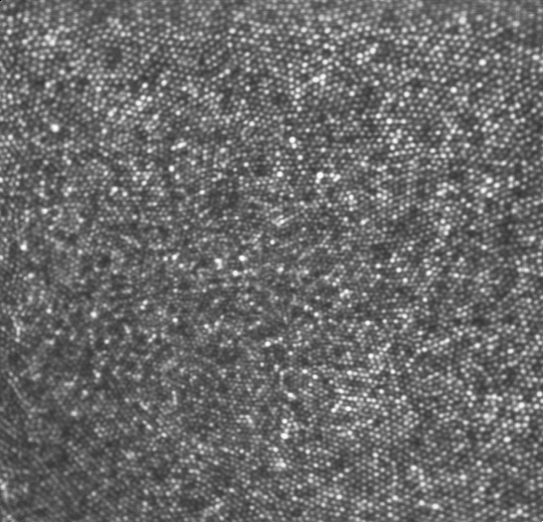
#> input picture mba-02/reference.png, 543 x 522 px
$ jupyter execute MBA_02.ipynb
#> lines starting #> are read from the running program, lines starting #| are printed output that depends on the picture; after the words box and inside, x2 and y2 are one past the last pixel; in counts of white or black regions, pixels touching at a corner belong together
<center> <h5>Wintersemester 2024/25</h5> </center>
<center> <h1>Medizinische Bildanalyse</h1> </center>
<center> <h3>Aufgabenblatt 2</h3> </center>
<center> <h5>21. Oktober 2024</h5> </center>
<center> <h5>
    Prof. Dr. Thomas Schultz,
    <a href = "mailto: jlen@uni-bonn.de">Jonathan Lennartz</a>,
    <a href = "mailto: jgruen@uni-bonn.de">Dr. Johannes Grün</a>
</h5> </center>
<center> <h5>Abgabefrist: <b>28.10.2024, 10:00 Uhr, via eCampus</b></h5> </center>
</br>

* Bei Fragen bezüglich der Aufgaben nutzt das Forum in eCampus

* Die Aufgaben können in Gruppen von **bis zu drei** Studierenden abgegeben werden (eine Abgabe pro Gruppe). Findet euch dazu auf eCampus in Teams zusammen.
* Ladet die Abgaben in einem Zip-Archiv hoch. Es sollte das Notebook selbst, einen Export als HTML oder PDF und alle nötigen Datein enthalten, um die Ergebnisse zu reproduzieren.

### Aufgabe 1 (Histogrammausgleich und Histogramm-Matching, 18 Punkte)

Adaptive optics scanning light ophthalmoscopy (AOSLO) ist ein in vivo Bildgebungsverfahren für Zapfen- und Stäbchenrezeptoren der menschlichen Retina (siehe Abbildung 1; Helle Punkte weisen auf Photorezeptoren hin). Während des Prozesses enstehen Zwischenergebnisse in niedrigerer Qualität (rechts) bevor ein endgültiges Ergebnis in hoher Qualität verfügbar ist (links). In dieser Aufgabe lernen wir verschiedene Bildverarbeitungstechniken kennen, die zu einem ganz ähnlichen Ergebnis führen. Wir nutzen dafür die Verfahren von scikit-image.

<table><tr>
    <td> </td>
    <td></td>
</tr></table>
Abbildung 1: AOSLO Referenzbild in hoher Qualität (links). Version mit niedrigem Kontrast (rechts).

Schreibt eine Funktion, die als Eingabe zwei Bilder erwartet und sowohl die Bilder selbst, als auch deren Histogramme in einem Plot darstellt. Benutzt verschiedene Farben mit geeigneter Transparenz um überlappende Wertebereiche sichtbar zu machen. Wendet die Funktion auf die Bilder reference.png und aoslo.png an. *Tipp: matplotlib bietet Funktionen für das Plotten von Histogrammen.* (4P)

[cell 1]
# Importiert Bibliotheken
import numpy as np
import skimage as ski
import matplotlib.pyplot as plt

[cell 2]
# Definiert eure Funktion
def plot_hist_overlap(img1, img2):
    fig, axes = plt.subplots(1, 3)

    axes[0].set_title("Histogram")
    axes[0].hist(img1.flatten(), bins=64, color=('red', 0.5), label="Image 1")
    axes[0].hist(img2.flatten(), bins=64, color=('green', 0.5), label="Image 2")
    axes[0].legend()

    axes[1].set_title("Image 1")
    axes[1].imshow(img1, cmap="gray")

    axes[2].set_title("Image 2")
    axes[2].imshow(img2, cmap="gray")

    fig.set_figwidth(15)

    plt.show()


img_ref = ski.io.imread("reference.png")
#> img_ref is the input picture: shape (522, 543); min 0, max 255, mean 106.6
img_aoslo = ski.io.imread("aoslo.png")
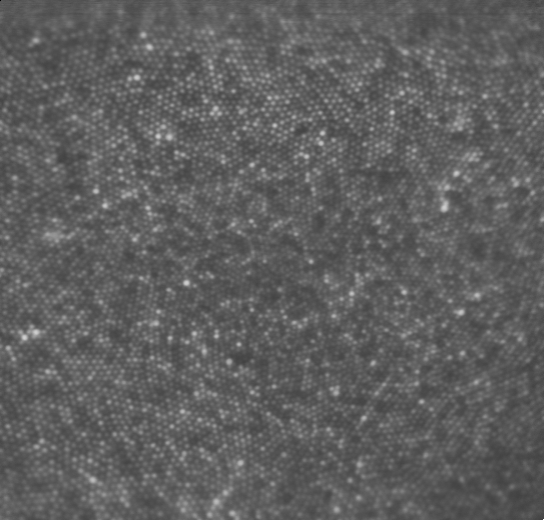
#> input picture mba-02/aoslo.png, 544 x 520 px
#> img_aoslo is the input picture: shape (520, 544); min 0, max 255, mean 95.3

plot_hist_overlap(img_ref, img_aoslo)

Schreibt eine Funktion zum Histogrammausgleich und gleicht damit das Histogram vom AOSLO-Bild in niedriger Qualität dem in hoher Qualität an. *Tipp: In der scikit-image Bibliothek findet ihr Funktionen, die euch diese und die folgenden Aufgaben erleichtern.* (2P)

[cell 3]
# Definiert eure Funktion

def hist_equalization(img_in, img_target):
    return ski.exposure.equalize_hist(img_in, nbins=256)
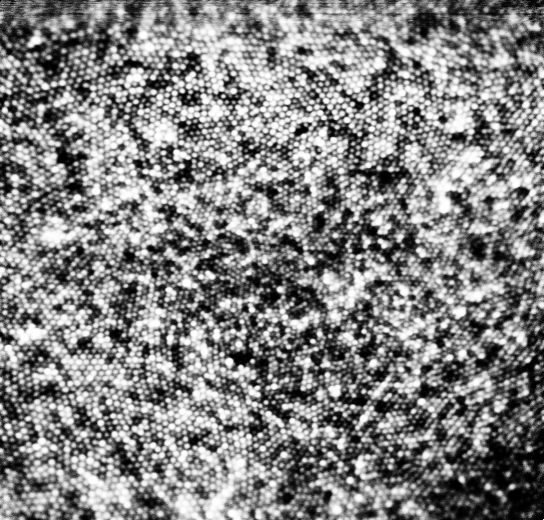
#> returned value: shape (520, 544) float64; min 3.54e-06, max 1, mean 0.512

Neben dem regulären Histogrammausgleich bietet *scikit-image* auch einen *adaptiven* Histogrammausgleich an. Findet heraus, wie sich dieser von dem in der Vorlesung besprochenen Histogrammausgleich unterscheidet und wendet ihn auf das AOSLO-Bild in niedriger Qualität an. Visualisiert die Ergebnisse beider Varianten und vergleicht. Bezieht dabei sowohl die resultierenden Histogramme, als auch die verbesserten Bilder mit ein. Welche Methode eignet sich besser für diese Aufgabe? Könnt ihr euch einen Fall vorstellen, indem die jeweils andere Methode geeigneter wäre? Gebt ein Beispiel. Welche Auswirkung hat es, wenn man die Kerngröße in der adaptiven Variante ändert? *Tipp: Ihr könnt die Plot-Funktion aus der vorherigen Aufgabe nutzen* (6P)

[cell 4]
# Definiert eure Funktion

def adaptive_hist_equalization(img_in, img_target):
	return ski.exposure.equalize_adapthist(img_in, nbins=256)

img_eq = hist_equalization(img_aoslo, img_ref)
img_adapteq = adaptive_hist_equalization(img_aoslo, img_ref)

plot_hist_overlap(img_eq, img_adapteq)

Der Unterschied besteht darin das mehrere Histogramme bei Adaptiven Histogrammausgleich berechnet werden welche zu unterschiedlichen Bereichen des Bildes gehören. Es verändert dann Helligkeitsverteilung des Bildes. Dadurch das wir global Rezeptoren untersuchen wollen ist es sinvoller das Histogrammausgleichsverfahren aus der Vorlesunzgu Nutzen, welches das Bild Global betrachtet.

Statt eine Gleichverteilung aller Intensitäten strebt ein *Histogramm-Matching* dasselbe Histogramm an wie in einem Referenzbild. Auch dies ist in *scikit-image* implementiert. Schreibt eine dritte Funktion um das Histogram eines Bildes dem eines anderen anzugleichen und wendet sie an wie zuvor. Vergleicht das verbessert Bild mit den Resultaten eures Histogrammausgleichs aus vorherigen Aufgaben. Leitet ähnlich wie in der Vorlesung eine Formel für *histogram matching* her und begründet, warum ein Histogrammausgleich einen Spezialfall darstellt. *Tipp: Auch hier lohnt sich ein Blick in die scikit image Bibliothek* (6P)

[cell 5]
# Definiert eure Funktion

def hist_matching(img_in, img_target):
    return ski.exposure.match_histograms(img_in, img_target)

img_match = hist_matching(img_aoslo, img_ref)
plot_hist_overlap(img_match, img_ref)

### Aufgabe 2 (Finite Differenzen, 10 Punkte)

a) In der Vorlesung haben wir die Berechnung von Bildgradienten mittels finiter Differenzen kennen gelernt. Die Vorwärtsdifferenz in x-Richtung ist dabei gegeben durch:
$$\frac{\delta f}{\delta x}[x,y] \approx F[x+1, y] - F[x, y]$$

Diese Formel geht davon aus, dass Pixel eine Einheit breit sind. Wie müssen wir sie modifizieren, um eine abweichende Breite $h_x$ zu berücksichtigen? (1P)

_Lösung:_ $\frac{\partial f}{\partial x} [x,y] \approx \frac{F[x + h_x, y] - F[x,y]}{h_{x}}$

b) Im Gegensatz zur Vorwärtsdifferenz bezieht die **zentrale** Differenz, wie der Name vermuten lässt, die benachbarten Pixel auf beiden Seiten mit ein. Leitet unter Berücksichtigung der Pixelbreit $h_x$ die dazugehörige Formel her. (1P)

_Lösung:_ $\frac{\partial f}{\partial x} [x,y] \approx \frac{F[x + h_x, y] - F[x - h_x,y]}{2 \cdot h_{x}}$

c) Betrachtet die Taylorreihenentwicklung von $f$ und vergleicht sie mit den Formeln für die zentrale und die Vorwärtsdifferenz. Welcher Approximationsfehler für die Berechnung der ersten Ableitung ergibt sich jeweils? Konvergieren beide Formeln gegen die kontinuierliche Ableitung, wenn wir dasselbe Bild mit einem immer feiner aufgelösten Pixelgitter betrachten $(h_x\rightarrow 0)$? Wenn ja, konvergiert eine davon schneller als die andere? (5P)

_Lösung:_
Taylorreihenentwicklung von $ f(x_0 + h_x) $ um $ x_0 $:

$$
f(x_0 + h_x) = f(x_0) + f'(x_0) (x_0 + h_x - x_0) + \frac{f''(x_0)}{2} (x_0 + h_x - x_0)^2 + \mathcal{O}((x_0 + h_x - x_0)^3) = f(x_0) + f'(x_0) h_x + \frac{f''(x_0)}{2} h_x^2 + \mathcal{O}(h_x^3)
$$

Analog für $ f(x_0 - h_x) $:

$$
f(x_0 - h_x) = f(x_0) - f'(x_0) h_x + \frac{f''(x_0)}{2} h_x^2 - \mathcal{O}(h_x^3)
$$

### Vorwärtsdifferenz:

Die Formel für die Vorwärtsdifferenz ist:
$$
f'_{\text{vorwärts}}(x_0) = \frac{f(x_0 + h_x) - f(x_0)}{h_x}
$$
Setzen wir die Taylorreihe für $ f(x_0 + h_x) $ ein:
$$
f'_{\text{vorwärts}}(x_0) = \frac{f(x_0) + f'(x_0) h_x + \frac{f''(x_0)}{2} h_x^2 + \mathcal{O}(h_x^3) - f(x_0)}{h_x} = f'(x_0) + \frac{f''(x_0)}{2} h_x + \mathcal{O}(h_x^2)
$$
Der Approximationsfehler ist also $ \mathcal{O}(h_x) $, also von erster Ordnung.

### Zentrale Differenz:

Die zentrale Differenz lautet:
$$
f'_{\text{zentral}}(x_0) = \frac{f(x_0 + h_x) - f(x_0 - h_x)}{2 h_x}
$$
Setzen wir die Taylorreihen für $ f(x_0 + h_x) $ und $ f(x_0 - h_x) $ ein:
$$
f'_{\text{zentral}}(x_0) = \frac{f(x_0) + f'(x_0) h_x + \frac{f''(x_0)}{2} h_x^2 + \mathcal{O}(h_x^3) - f(x_0) + f'(x_0) h_x - \frac{f''(x_0)}{2} h_x^2 + \mathcal{O}(h_x^3)}{2 h_x} = \frac{2 f'(x_0) \cdot h_x + \mathcal{O}(h_x^3)}{2 h_x} = f'(x_0) + \mathcal{O}(h_x^2)
$$
Der Approximationsfehler ist also $ \mathcal{O}(h_x^2) $, also von zweiter Ordnung.

### Vergleich und Konvergenz:

Beide Formeln konvergieren gegen die kontinuierliche Ableitung, aber die zentrale Differenz konvergiert schneller, da sie einen Fehler in $ \mathcal{O}(h_x^2) $. Für $h_x \to 0$ ist geht dieser schneller gegen 0 als $\mathcal{O}(h_x)$

d) Schreibt eine Python-Funktion, die für jeden Pixel eines Bildes die Ableitung in x-Richtung sowie die Gradientennorm wahlweise mit der zentralen oder der Vorwärtsdifferenz berechnet. Wendet sie anschließend auf das Bild _img_ an, das sich in der folgenden Code-Zelle befindet. Seht ihr einen Vorteil von der einen zur anderen Variante? (3P)
_Tipp: Ihr findet eine Faltungsoperation z.B. in scipy._

_Lösung:_

[cell 6]
# Lösung
import numpy as np
import matplotlib.pyplot as plt
import scipy as sp

img = np.zeros((32, 32))
img[8:-8, 16:20] = 1

def zentrale_differenz(img):
	kernel = np.zeros((3, 3))
	kernel[1, 0] = -1
	kernel[1, 1] = 1

	return sp.signal.convolve(img, kernel)

def vorwaerts_differenz(img):
	kernel = np.zeros((3, 3))
	kernel[1, 0] = -0.5
	kernel[1, 2] = 0.5

	return sp.signal.convolve(img, kernel)

fig, axes = plt.subplots(1, 3)

axes[0].imshow(img)
axes[0].set_title("Original")

axes[1].imshow(zentrale_differenz(img))
axes[1].set_title("Zentrale differenz")

axes[2].imshow(vorwaerts_differenz(img))
axes[2].set_title("Vorwärtsdifferenz")

plt.show()
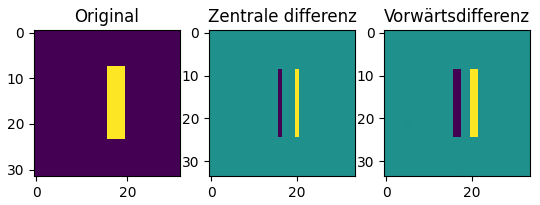
#> figure drawn by matplotlib, 3 panels

### Aufgabe 3 (Median-Filter, 10 Punkte)

In dieser Aufgabe beschäftigen wir uns mit dem nicht-linearen Median-Filter und vergleichen ihn mit einem linearen Filter aus der Vorlesung.
</br>
a) Lest das Bild brain.png aus dem Archiv des Arbeitsblattes in den Arbeitsspeicher. Verrauscht das Bild mit Salz-und-Pfeffer-Rauschen, indem ihr 5000 zufällig ausgewählte Pixel entweder schwarz oder weiß färbt. (2P)

[cell 7]
# Lösung hier
import skimage as ski
import numpy as np
import matplotlib.pyplot as plt

# Lest das Bild ein
img_brain = ski.io.imread("brain.png")
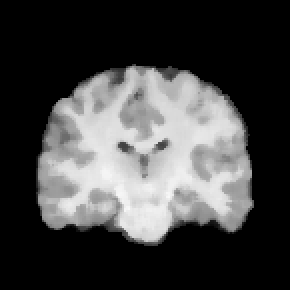
#> input picture mba-02/brain.png, 145 x 145 px (shown 2 times larger)
#> img_brain is the input picture: shape (145, 145); min 0, max 249, mean 67.5

# schreibt eine Funktion zum Verrauschen von Bildern
def salt_and_pepper(img, n_pixels=5000):
#> called with n_pixels = 5000
    img_noisy = np.copy(img)

    for i in range(n_pixels):
        x = np.random.randint(0, len(img_noisy))
        y = np.random.randint(0, len(img_noisy[0]))

        img_noisy[x, y] = np.random.randint(0, 2) * 255
#> this loop made 5000 passes
#> (x, y) on passes 1 to 3: (47, 117), (67, 103), (21, 36)
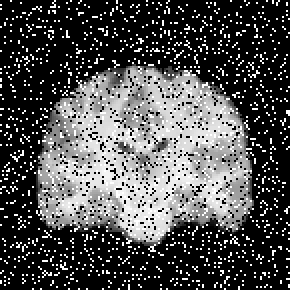
#> img_noisy: shape (145, 145) (shown 2 times larger); 14.88% of pixels changed, all inside (x1, y1, x2, y2) = (0, 0, 145, 145)

    return img_noisy

img_salt_pepper_brain = salt_and_pepper(img_brain)

# Anzeige
fig, axes = plt.subplots(1, 2)

axes[0].imshow(img_brain, cmap="gray")
axes[0].set_title("Vorher")

axes[1].imshow(img_salt_pepper_brain, cmap="gray")
axes[1].set_title("Nachher")

plt.show()

b) Das Ergebnis des Median-Filters für eine bestimmte Position im Bild ist der Median der Pixelwerte in dessen $h \times w$ -Nachbarschaft. Implementiert diesen Filter in einer Funktion. Eure Funktion bekommt die Filtergröße als Argument. Achtet darauf, die Bildränder sinnvoll zu behandeln. *Tipp: Wir erwarten in diesem Fall, dass Ihr den Filter selbst implementiert. Allerdings könnt ihr eure Ergebnisse gern mit fertigen Implementationen verifizieren.* (4P)

[cell 8]
# Lösung hier

def median_filter(img, size, border_handling='periodic'):
#> called with size = 10, border_handling = 'periodic'
    padded_img = np.pad(img, size // 2, mode='wrap') #since it is 10 pixels, it doesnt really make a difference since the image itself is more  then 10 pixels away from the edge
    filtered_img = np.zeros_like(img)

    for i in range(len(img)):
        for j in range(len(img[0])):
            window = padded_img[i:i+size, j:j+size]
            median = np.median(window)
            filtered_img[i, j] = median
#> this loop made 145 passes

    return filtered_img

median_image = median_filter(img_brain,10)

fig, axes = plt.subplots(1, 3)
conformation = ski.filters.median(img_brain, np.ones((10, 10)))

axes[0].imshow(img_brain, cmap="gray")
axes[1].imshow(median_image, cmap="gray")
axes[2].imshow(conformation, cmap="gray")

c) Wendet euren Filter auf euer verrauschtes Bild an. Um eine geeignete Filtergröße festzustellen, vergleicht das gefilterte Bild mit dem Original, indem ihr die Differenz visualisiert. Wählt eine geeignete Größe und plottet die Differenz in der Konsole. (2P)

[cell 9]
# Lösung hier
median_image = median_filter(img_salt_pepper_brain,10)
#> the loop in median_filter (call 2), `for i in range(len(img)):` made 145 passes

def total_diff(img_filtered, img_orig):
    new_image = img_orig - img_filtered
    return new_image
    # es genügt, die Differenz einfach zu plotten.


difference = total_diff(median_image, img_brain)


plt.imshow(difference, cmap="gray")

d) Wendet nun einen Gaussfilter auf das verrauschte Bild an mit einer Standardabweichung, die für euch gut funktioniert. Welcher Filter eignet sich besser? Vergleicht mit dem Median-Filter und den Differenz-Plots aus der vorherigen Aufgabe. Erklärt euren Befund. *Tipp: Hier könnt ihr den Gaussfilter von skimage nutzen.* (2P)

[cell 10]
# Lösung hier
gaussian_filter = ski.filters.gaussian(img_salt_pepper_brain, sigma=1)
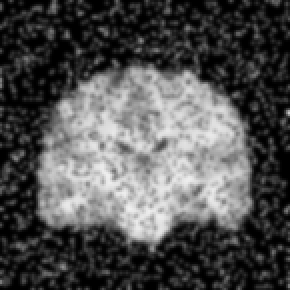
#> gaussian_filter: shape (145, 145) float64 (shown 2 times larger); min 0, max 0.945, mean 0.317
fig, axes = plt.subplots(1, 3)

axes[0].imshow(median_image, cmap="gray")
axes[1].imshow(difference, cmap="gray")
axes[2].imshow(gaussian_filter, cmap="gray")

### Aufgabe 4 (Schichtensegmentierung durch Kantenerkennung, 12 Punkte)

<center></center>
<br/>
<center>Querschnitt einer Retina, aufgenommen mittels optischer Kohärenztomographie. Markiert sind die innere limitierende Membran (ILM) sowie die Grenze von Innensegment und Außensegment (IS/OS) der Fotorezeptoren.</center>
<br/>
In dieser Aufgabe nutzen wir Kantenerkennung, um die innere limitierende Membran und die Grenze von Innensegment und Außensegment der Fotorezeptoren automatisch aus einem Bild der Optischen Kohärenztomographie zu extrahieren (siehe Abbildung). Ihr könnt für die gesamte Aufgabe die Implementierungen von skimage nutzen.
<br/>
a) Ladet das Bild bscan.png in den Arbeitsspeicher und wendet die Canny-Kantenerkennung an. Speichert das Ergebnis in einer separaten Variable. (2P)

[cell 11]
# Lösung hier
img_bscan = ski.io.imread("bscan.png")
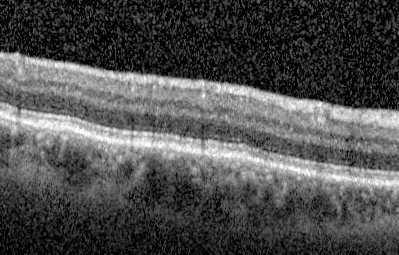
#> input picture mba-02/bscan.png, 399 x 255 px
#> img_bscan is the input picture: shape (255, 399); min 0, max 255, mean 77.9
img_bscan_layers = ski.io.imread("bscan_layers.png")
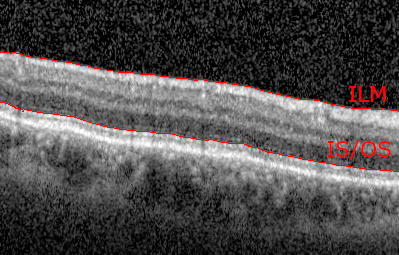
#> input picture mba-02/bscan_layers.png, 399 x 255 px
#> img_bscan_layers is the input picture: shape (255, 399, 4); mean R, G, B, A 80.1, 76.6, 76.6, 255

edges = ski.feature.canny(img_bscan)
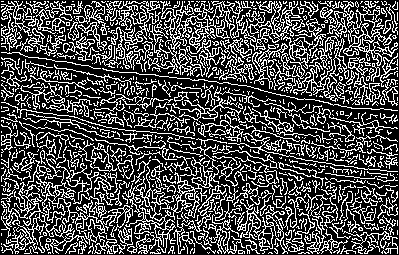
#> edges: shape (255, 399) bool; 30.1% white in thin lines or dots

# display results
fig, ax = plt.subplots(nrows=1, ncols=2, figsize=(8, 3))

ax[0].imshow(img_bscan_layers, cmap='gray')
ax[0].set_title('noisy image', fontsize=20)

ax[1].imshow(edges, cmap='gray')
ax[1].set_title(r'Canny filter, $\sigma=1$', fontsize=20)

for a in ax:
    a.axis('off')

fig.tight_layout()
plt.show()

b) Findet nun einen geeigneten Wert für den $\sigma$-Parameter, um das Bild vor der Kantenerkennung geeignet zu entrauschen. Wählt die restlichen Parameter der Canny-Kantenerkennung so, dass das Segment zwischen ILM und IS/OS extrahiert werden kann. (3P)

[cell 12]
# Lösung hier
low = 50
high = 97

edges = ski.feature.canny(img_bscan, sigma=1, low_threshold=low, high_threshold=high)
#> edges: shape (255, 399) bool; 19.8% white in thin lines or dots
edges_sigma2 = ski.feature.canny(img_bscan, sigma=2, low_threshold=low, high_threshold=high)
#> edges_sigma2: shape (255, 399) bool; 2.4% white in thin lines or dots, all inside (x1, y1, x2, y2) = (1, 52, 398, 218)
edges_sigma3 = ski.feature.canny(img_bscan, sigma=3, low_threshold=low, high_threshold=high)
#> edges_sigma3: shape (255, 399) bool; 0.82% white in thin lines or dots, all inside (x1, y1, x2, y2) = (1, 52, 398, 172)
edges_sigma4 = ski.feature.canny(img_bscan, sigma=4, low_threshold=low, high_threshold=high)
#> edges_sigma4: shape (255, 399) bool; 0.4% white in thin lines or dots, all inside (x1, y1, x2, y2) = (1, 51, 398, 111)


# display results
fig, ax = plt.subplots(nrows=1, ncols=5, figsize=(8, 3))

ax[0].imshow(img_bscan_layers, cmap='gray')
ax[0].set_title('noisy image', fontsize=20)

ax[1].imshow(edges, cmap='gray')
ax[1].set_title(r'Canny filter, $\sigma=1$', fontsize=20)

ax[2].imshow(edges_sigma2, cmap='gray')
ax[2].set_title(r'Canny filter, $\sigma=2$', fontsize=20)

ax[3].imshow(edges_sigma3, cmap='gray')
ax[3].set_title(r'Canny filter, $\sigma=3$', fontsize=20)

ax[4].imshow(edges_sigma4, cmap='gray')
ax[4].set_title(r'Canny filter, $\sigma=4$', fontsize=20)


fig.set_figwidth(20)

plt.show()

c) Nutzt anstelle des Gaussfilters erst einen bilateralen Filter und wendet anschließend den Median-Filter mit Kerngröße 9 an. Visualisiert das Ergebnis. (4P)

[cell 13]
# Lösung hier
img_bscan_bilateral = ski.restoration.denoise_bilateral(img_bscan)
img_bscan_median = ski.filters.median(img_bscan_bilateral, footprint=np.ones((9,9)))

fig, ax = plt.subplots(nrows=1, ncols=3, figsize=(15, 5))

ax[0].imshow(img_bscan, cmap='gray')
ax[0].set_title('vorher', fontsize=20)

ax[1].imshow(img_bscan_bilateral, cmap='gray')
ax[1].set_title('nach bilateral', fontsize=20)

ax[2].imshow(img_bscan_median, cmap='gray')
ax[2].set_title('nach median', fontsize=20)

for a in ax:
	a.axis("off")

plt.tight_layout()
plt.show()

d) Wendet nun den Canny-Kantenerkennung auf das Resultat aus Aufgabenteil c) an. Wählt die Parameter so, dass dabei keine Gaussfilterung stattfindet. Wählt die restlichen Parameter so, dass das Ergebnis etwa dem aus der Abbildung entspricht und vergleicht das Ergebnis mit dem Resultat aus Aufgabenteil b). Welche Variante funktioniert besser? Erklärt warum. (3P)

[cell 14]
# Lösung hier
img_bscan_canny = ski.feature.canny(img_bscan_median, sigma=0, low_threshold=0.35, high_threshold=0.85)
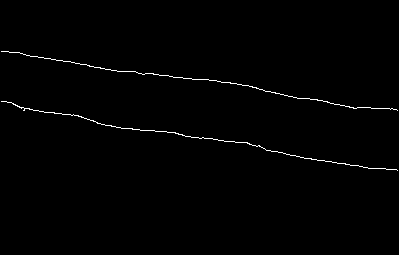
#> img_bscan_canny: shape (255, 399) bool; 0.81% white in thin lines or dots, all inside (x1, y1, x2, y2) = (1, 51, 398, 171)

fig, axes = plt.subplots(1, 2)

axes[0].imshow(img_bscan_layers)
axes[1].imshow(img_bscan_canny, cmap='gray')

fig.set_figwidth(20)
fig.tight_layout()

plt.show()
